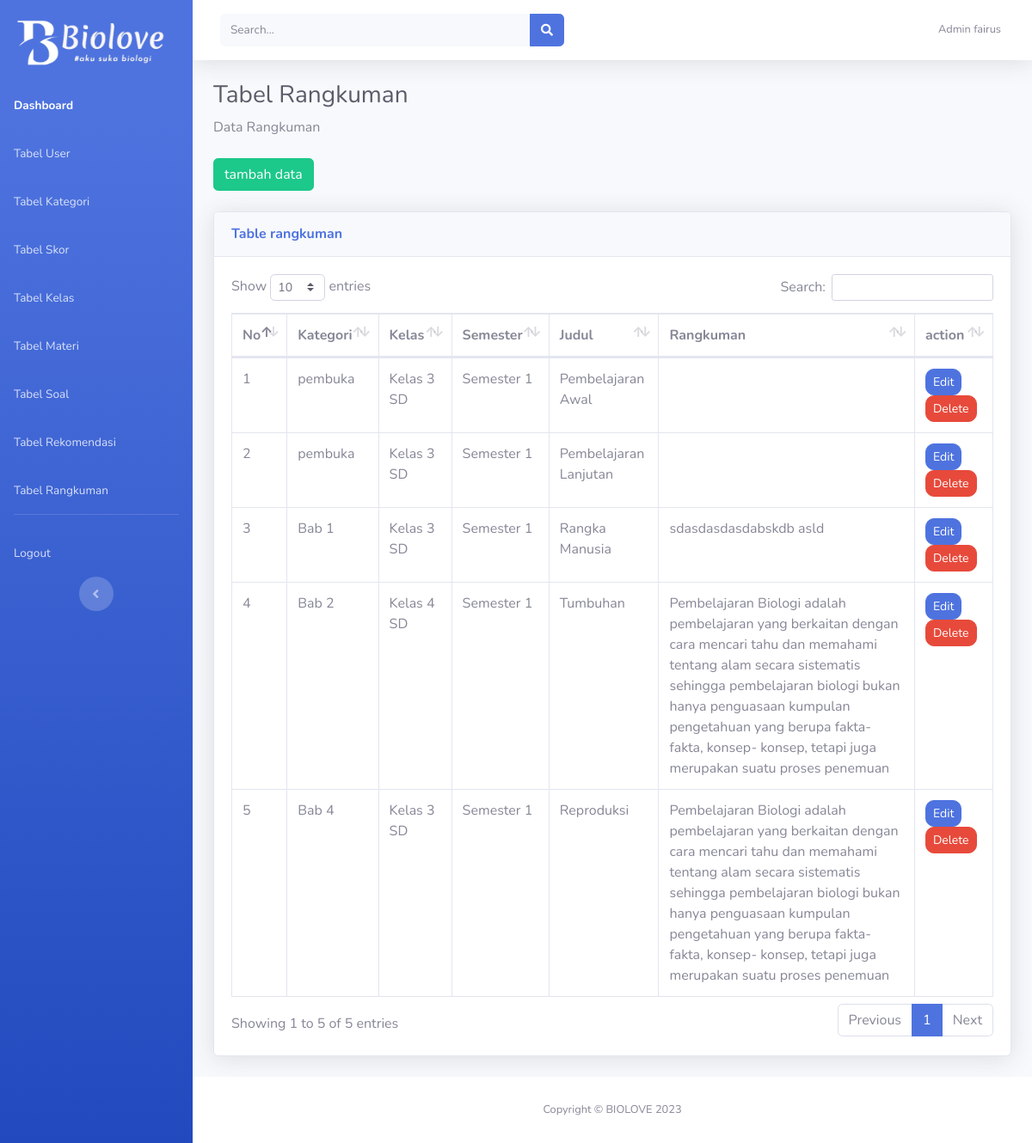
The page /proyek/admin/data/rangkuman/tables_rangkuman.php (signed in) on the database its author committed.
### tables this page shows
CREATE TABLE `tbl_paketbelajar` (
  `id_paketBelajar` int(30) NOT NULL,
  `id_kategori` varchar(30) NOT NULL,
  `id_kelas` varchar(20) NOT NULL,
  `id_mapel` int(11) NOT NULL,
  `semester` varchar(50) NOT NULL,
  `nama` varchar(50) NOT NULL,
  `materi` text NOT NULL,
  `rangkuman` text NOT NULL
);

CREATE TABLE `tbl_kategori` (
  `id_kategori` int(20) NOT NULL,
  `kategori` varchar(30) NOT NULL
);

CREATE TABLE `tbl_kelas` (
  `id_kelas` int(20) NOT NULL,
  `id_kategori` int(11) NOT NULL,
  `gambar` varchar(30) NOT NULL,
  `kelas` varchar(30) NOT NULL,
  `keterangan` varchar(100) NOT NULL
);

### proyek/admin/data/rangkuman/tables_rangkuman.php (the view, shortened to what this page needs)
<?php
if (isset($_SESSION['username']) && isset($_SESSION['level']) && $_SESSION['level'] == 'admin') {
?>
<!DOCTYPE html>
<html lang="en">
<head>
    <link href="../../vendor/fontawesome-free/css/all.min.css" rel="stylesheet" type="text/css">
    <link href="../../css/sb-admin-2.min.css" rel="stylesheet">
    <link href="../../vendor/datatables/dataTables.bootstrap4.min.css" rel="stylesheet">
</head>
<body id="page-top">
    <div id="wrapper">
        <ul class="navbar-nav bg-gradient-primary sidebar sidebar-dark accordion" id="accordionSidebar">
            <a class="sidebar-brand d-flex align-items-center justify-content-center" href="index.html">
                <div class="sidebar-brand-icon">
                    <img class="logo" src="../../img/logo.png">
                </div>
                <div class="sidebar-brand-text">
                    <img  class="biolove" src ="../../img/biolove.png">
                </div>
            </a>
            <br>
            <li class="nav-item active">
                <a class="nav-link" href="../../index.php">
                    <span>Dashboard</span></a>
            </li>
            <li class="nav-item">
                <a class="nav-link" href="../user/tables_user.php">
                    <span>Tabel User</span></a>
            </li>
            <li class="nav-item">
                <a class="nav-link" href="../kategori/tables_kategori.php">
                    <span>Tabel Kategori</span></a>
            </li>
            <li class="nav-item">
                <a class="nav-link" href="../skor/tables_skor.php">
                    <span>Tabel Skor</span></a>
            </li>
            <li class="nav-item">
                <a class="nav-link" href="../kelas/tables_kelas.php">
                    <span>Tabel Kelas</span></a>
            </li>
            <li class="nav-item">
                <a class="nav-link" href="../paketBelajar/tables.php">
                    <span>Tabel Materi</span></a>
            </li>
            <li class="nav-item">
                <a class="nav-link" href="../soal/tables_soal.php">
                    <span>Tabel Soal</span></a>
            </li>
            <li class="nav-item">
                <a class="nav-link" href="../rekomendasi/tables_rekomendasi.php">
                    <span>Tabel Rekomendasi</span></a>
            </li>
            <li class="nav-item">
                <a class="nav-link" href="../rangkuman/tables_rangkuman.php">
                    <span>Tabel Rangkuman</span></a>
            </li>
            <hr class="sidebar-divider d-none d-md-block">
            <li class="nav-item">
                <a class="nav-link" href="" data-toggle="modal" data-target="#logoutModal">
                <span>Logout</span></a>
            </li>
            <div class="text-center d-none d-md-inline">
                <button class="rounded-circle border-0" id="sidebarToggle"></button>
            </div>
        </ul>
        <div id="content-wrapper" class="d-flex flex-column">
            <div id="content">
                <nav class="navbar navbar-expand navbar-light bg-white topbar mb-4 static-top shadow">
                    <form
                        class="d-none d-sm-inline-block form-inline mr-auto ml-md-3 my-2 my-md-0 mw-100 navbar-search">
                        <div class="input-group">
                            <input type="text" class="form-control bg-light border-0 small" placeholder="Search..."
                                aria-label="Search" aria-describedby="basic-addon2">
                            <div class="input-group-append">
                                <button class="btn btn-primary" type="button">
                                    <i class="fas fa-search fa-sm"></i>
                                </button>
                            </div>
                        </div>
                    </form>
                    <ul class="navbar-nav ml-auto">
                        <li class="nav-item dropdown no-arrow">
                            <a class="nav-link dropdown-toggle" href="#" id="userDropdown" role="button"
                                data-toggle="dropdown" aria-haspopup="true" aria-expanded="false">
                                <span class="mr-2 d-none d-lg-inline text-gray-600 small">Admin <?php echo $_SESSION['username']; ?></span>
                            </a>
                        </li>
                    </ul>
                </nav>
                <div class="container-fluid">
                    <h1 class="h3 mb-2 text-gray-800">Tabel Rangkuman</h1>
                    <p class="mb-4">Data Rangkuman</p>
                    <a href='insert_rangkuman.php' class='btn btn-success float-end'>tambah data</a><br><br>
                    <div class="card shadow mb-4">
                        <div class="card-header py-3">
                            <h6 class="m-0 font-weight-bold text-primary">Table rangkuman</h6>
                        </div>
                        <div class="card-body">
                            <div class="table-responsive">
                                <table class="table table-bordered" id="dataTable" width="100%" cellspacing="0">
                                    <thead>
                                        <tr>
                                            <th>No</th>
                                            <th>Kategori</th>
                                            <th>Kelas</th>
                                            <th>Semester</th>
                                            <th>Judul</th>
                                            <th>Rangkuman</th>
                                            <th>action</th>
                                        </tr>
                                    </thead>
                                    <?php
                                    include "../../koneksi.php";
                                    $query = "SELECT tr.id_paketBelajar, tr.semester, tr.nama, tr.rangkuman, k.kategori AS kategori, kl.kelas AS kelas
                                                FROM tbl_paketbelajar tr
                                                JOIN tbl_kategori k ON tr.id_kategori = k.id_kategori
                                                JOIN tbl_kelas kl ON tr.id_kelas = kl.id_kelas";
                                    $hasil = mysqli_query($koneksi, $query);
                                    $no = 1;
                                    while ($data = mysqli_fetch_array($hasil)) {
                                    ?>
                                        <tr>
                                        <td><?php echo $no++;?></td>
                                        <td><?php echo $data ['kategori'];?></td>
                                        <td><?php echo $data ['kelas'];?></td>
                                        <td><?php echo $data ['semester'];?></td>
                                        <td><?php echo $data ['nama'];?></td>
                                        <td><?php echo $data ['rangkuman'];?></td>
                                        <td><a href= "formUpdate_rangkuman.php?id_paketBelajar=<?php echo $data['id_paketBelajar']; ?>" class="btn btn-sm btn-primary">Edit</a>
                                        <a href= "delete_rangkuman.php?id_paketBelajar=<?php echo $data['id_paketBelajar'];?>" class="btn btn-sm btn-danger" onclick= "return confirm ('Apakah Anda Yakin? Jika anda menghapus rangkuman, maka data materi dengan judul yang sama akan otomatis terhapus!')"> Delete</a></td>
                                        </tr>
                                    <?php
                                    }
                                    ?>
                                </table>
                            </div>
                        </div>
                    </div>
                </div>
            </div>
            <footer class="sticky-footer bg-white">
                <div class="container my-auto">
                    <div class="copyright text-center my-auto">
                        <span>Copyright &copy; BIOLOVE 2023</span>
                    </div>
                </div>
            </footer>
        </div>
    </div>
</body>
</html>
<?php
}
?>

### proyek/admin/data/rangkuman/tables_rangkuman.php (style rules this page uses)
.navbar-nav { color: #4E73DF; }
.sidebar-brand { width: 70px; height: 84px; }
.logo { margin: 0px; position: absolute; width: 50px; height: 54px; top: 23px; left: 20px; }
.biolove { margin: 2px; position: absolute; width: 150px; height: 50px; top: 25px; left: 55px; object-fit: cover; }
.container-fluid .btn { left: 1000px; }
.table .btn { border-radius: 10px; }

### rows shown on the page
tbl_paketbelajar: id_kategori.kategori "pembuka", id_kelas.kelas "Kelas 3 SD", semester "Semester 1", nama "Pembelajaran Awal"
tbl_paketbelajar: id_kategori.kategori "pembuka", id_kelas.kelas "Kelas 3 SD", semester "Semester 1", nama "Pembelajaran Lanjutan"
tbl_paketbelajar: id_kategori.kategori "Bab 1", id_kelas.kelas "Kelas 3 SD", semester "Semester 1", nama "Rangka Manusia", rangkuman "sdasdasdasdabskdb asld"
tbl_paketbelajar: id_kategori.kategori "Bab 2", id_kelas.kelas "Kelas 4 SD", semester "Semester 1", nama "Tumbuhan", rangkuman "Pembelajaran Biologi adalah pembelajaran yang berkaitan dengan cara mencari tahu dan memahami tentang alam secara sistematis sehingga pembelajaran biologi bukan hanya penguasaan kumpulan pengetahuan yang berupa fakta-fakta, konsep- konsep, tetapi juga merupakan suatu proses penemuan"
tbl_paketbelajar: id_kategori.kategori "Bab 4", id_kelas.kelas "Kelas 3 SD", semester "Semester 1", nama "Reproduksi", rangkuman "Pembelajaran Biologi adalah pembelajaran yang berkaitan dengan cara mencari tahu dan memahami tentang alam secara sistematis sehingga pembelajaran biologi bukan hanya penguasaan kumpulan pengetahuan yang berupa fakta-fakta, konsep- konsep, tetapi juga merupakan suatu proses penemuan"

### other values the page prints
$_SESSION['username'] "fairus"
